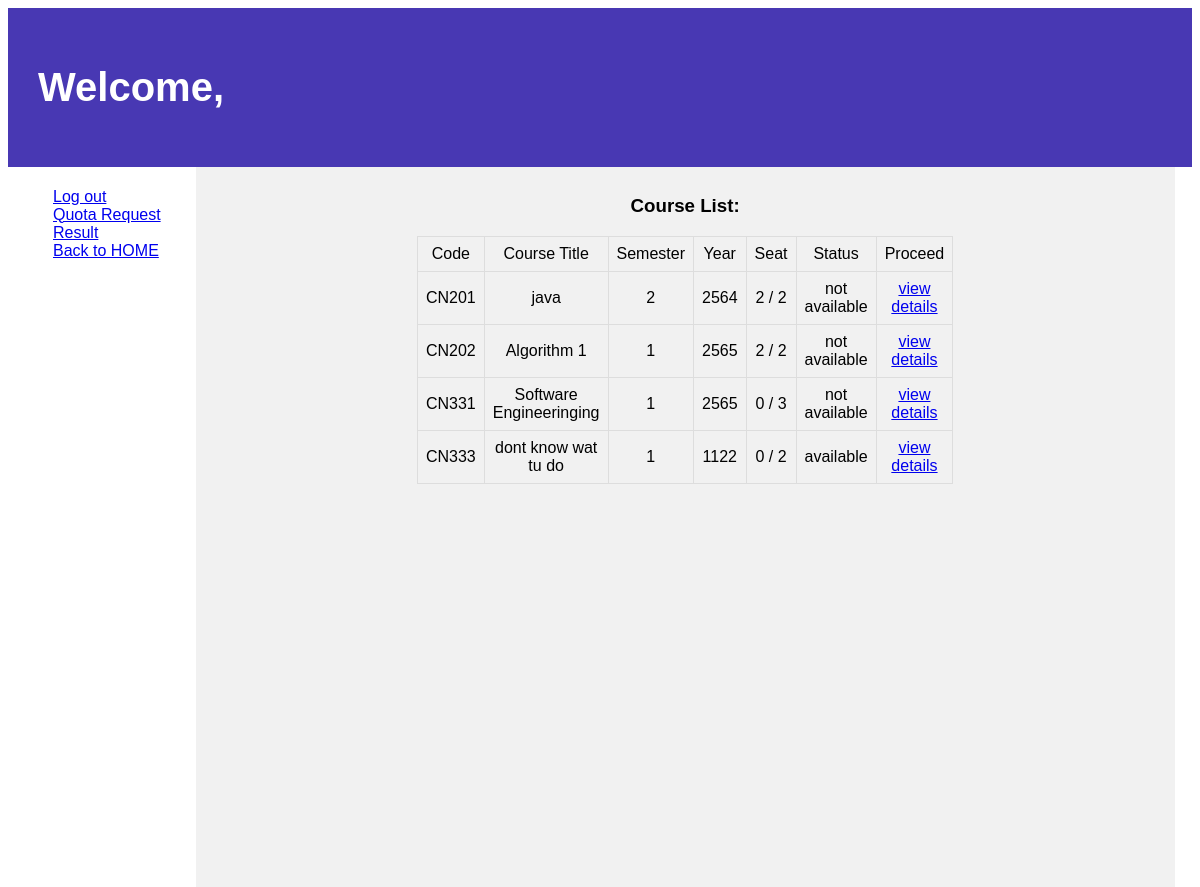
Page /courses/ on the committed database.
### courses/models.py (models this page shows, shortened)
class Course(models.Model):
    c_id = models.CharField(max_length=5, unique=True, default="CN000")
    title = models.CharField(max_length=64, null=True, blank=True)
    semmester = models.IntegerField(null=True, blank=True)
    year = models.IntegerField(null=True, blank=True)
    seat_count = models.IntegerField(default=0, null=True, blank=True)
    max_seat = models.IntegerField(null=True, blank=True, default=5)
    quota = models.BooleanField(default=True)
    attend = models.ManyToManyField(User, blank=True)

### courses/views.py (the view)
# urls.py: path('', views.index, name= "c_index"),
def index(request) :
    return render(request, 'courses/index.html' ,{
        'courses': Course.objects.all().order_by('c_id')
    })

### courses/templates/courses/index.html (shortened to what this page needs)
{% extends 'courses/layout.html' %}
{% block body %}
<header>
    <h1> Welcome, {{ request.user.first_name }}</h1>
  </header>
  <section>
    <nav>
      <ul>
        <a href="{% url 'logout' %}">Log out</a>
        <br>
        <a href="{% url 'quota' %}">Quota Request Result</a>
        <br>
        <a href="{% url 'index' %}">Back to HOME</a>
      </ul>
    </nav>
    <article>
        <h1 align="center">Course List:</h1>
        <table style="width:50%" align="center">
            <thead>
                <tr align="center">
                    <td>Code</td>
                    <td>Course Title</td>
                    <td>Semester</td>
                    <td>Year</td>
                    <td>Seat</td>
                    <td>Status</td>
                    <td>Proceed</td>
                </tr>
            </thead>
            {% for course in courses %}
            <tbody>
                <tr align="center">
                    <td>{{ course.c_id }}</td>
                    <td>{{ course.title }}</td>
                    <td>{{ course.semmester}}</td>
                    <td>{{ course.year }}</td>
                    <td>{{ course.seat_count }} / {{course.max_seat}}</td>
                    <td> {% if course.quota %}
                          available
                          {% else %}
                          not available
                          {% endif %}
                    </td>
                    <td><a href="{% url 'course' course.id %}">view details</a>
                  </td>
                </tr>
            </tbody>
            {% endfor %}
        </table>
    </article>
  </section>
{% endblock %}

### courses/templates/courses/index.html (style rules this page uses)
body { font-family: Arial, Helvetica, sans-serif; }
header { background-color: rgb(72, 56, 179); padding: 30px; text-align: left; font-size: 20px; color: white; }
nav { float: left; width: 15%; height: 700px; background: rgb(255, 255, 255); padding: 5px; }
article { float: left; padding:10px; width: 81%; background-color: #f1f1f1; height: 700px; }
table { font-family: arial, sans-serif; border-collapse: collapse; width: 100%; }
td, th { border: 1px solid #dddddd; padding: 8px; }

### rows in the picture
Course: c_id "CN201", title "java", semmester "2", year "2564", seat_count "2", max_seat "2", quota "not available"
Course: c_id "CN202", title "Algorithm 1", semmester "1", year "2565", seat_count "2", max_seat "2", quota "not available"
Course: c_id "CN331", title "Software Engineeringing", semmester "1", year "2565", seat_count "0", max_seat "3", quota "not available"
Course: c_id "CN333", title "dont know wat tu do", semmester "1", year "1122", seat_count "0", max_seat "2", quota "available"
